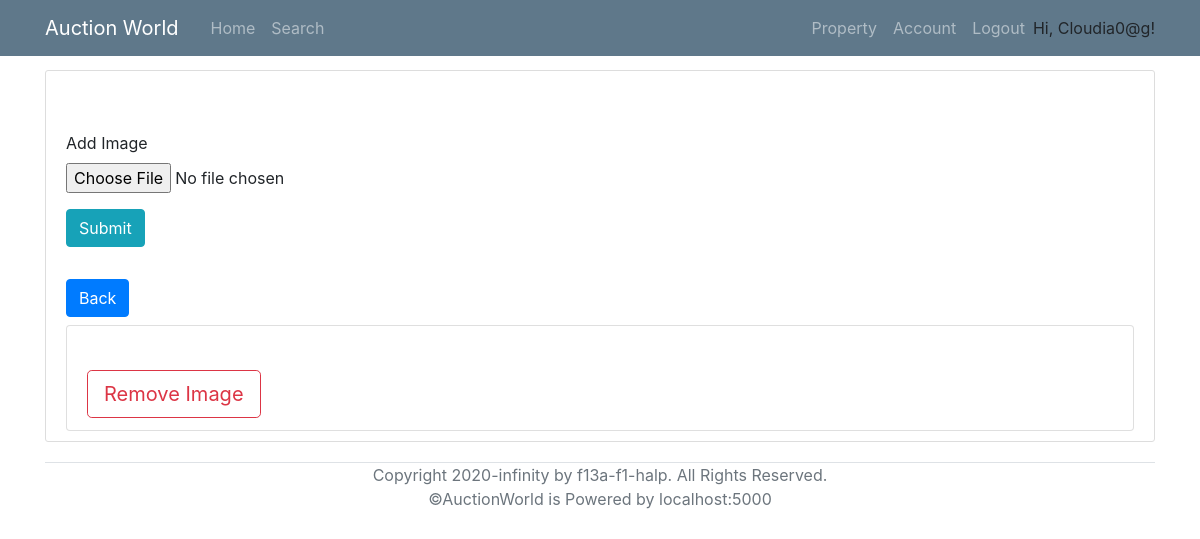
Page /propertyImage/2 (signed in) on the earlier database version.
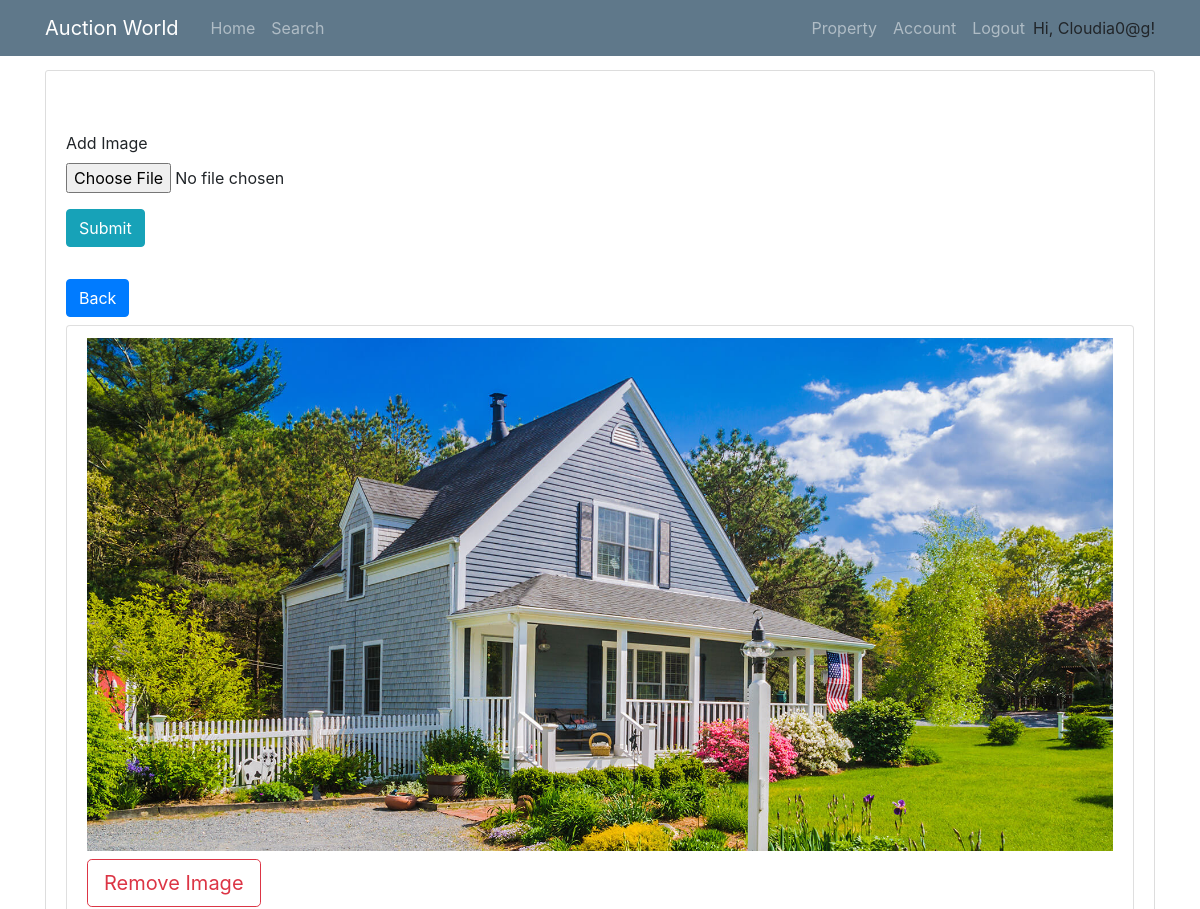
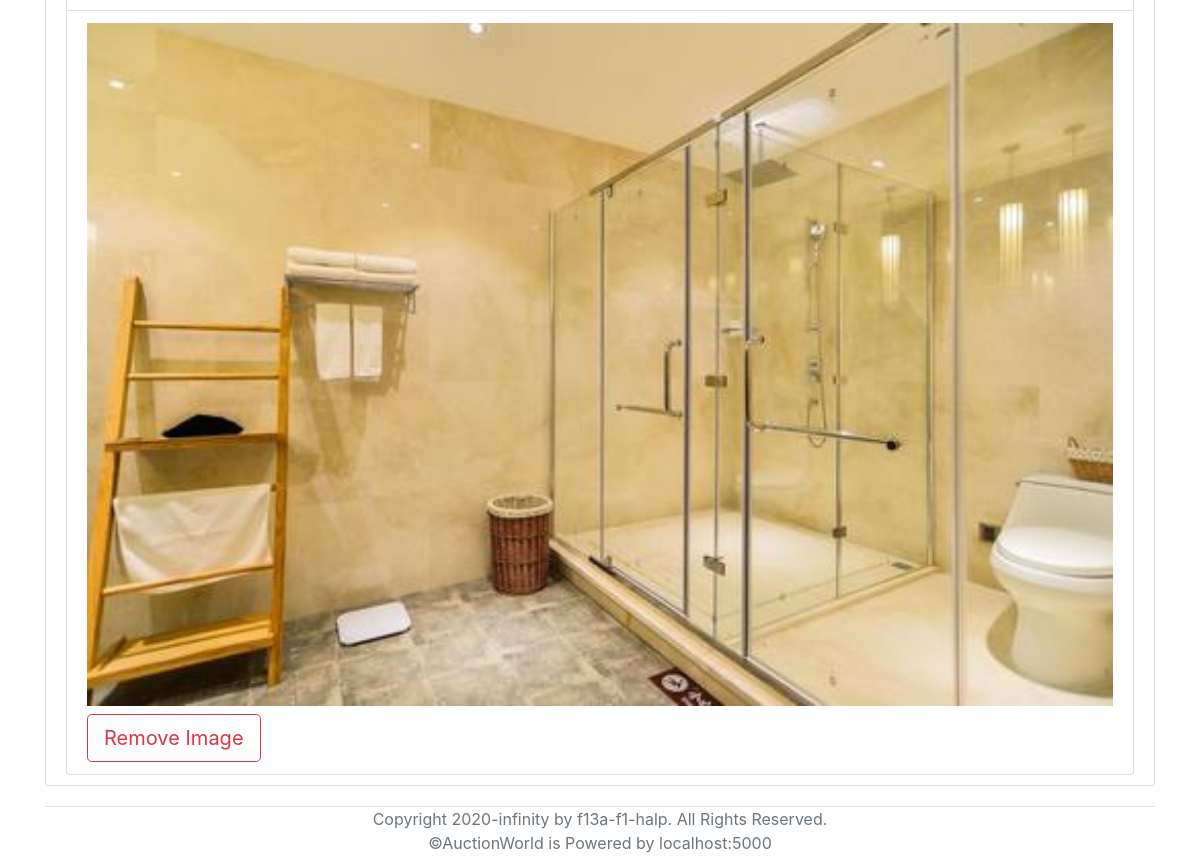
Same page on the later database version (2 pictures, top to bottom).
### models.py (models this page shows, shortened)
class User(UserMixin, db.Model):
    __tablename__ = 'User'
    id = db.Column(db.Integer, primary_key = True)
    login_name = db.Column(db.String(collation='NOCASE') ,unique=True, nullable=False)
    email = db.Column(db.String, unique=True, nullable=False)
    password_hash = db.Column(db.String, nullable=False)
    address = db.Column(db.String(1000), nullable=False)
    date_of_birth = db.Column(db.DateTime, nullable=False)
    phone_number = db.Column(db.String, nullable=False)
    id_confirmation = db.Column(db.String(100), nullable=True)
    auctionId = db.relationship('AuctionDetails', backref='seller', lazy='dynamic')
    properties = db.relationship('Property', backref='sellerID', lazy='dynamic')
    cards = db.relationship('BankDetails', backref='user', lazy='dynamic')
    registeredProperties = db.relationship('Property',secondary=lambda: RegisteredAssociation.__table__, backref="RegisteredBidders")

class Photos(db.Model):
    __tablename__ = 'Photos'
    id = db.Column(db.Integer, primary_key = True)
    photo = db.Column(db.String)
    property_id = db.Column(db.Integer, db.ForeignKey('Property.id'))

### routes.py (the view, shortened to what this page needs)
@app.route('/propertyImage/<p_id>', methods=['POST','GET'])
@login_required
def property_image(p_id):
    p = Property.query.filter_by(seller=current_user.id, id=p_id).all()
    img = Photos.query.filter_by(property_id=p_id).all()
    form = AddImageForm()
    return render_template('propertyImage.html', form=form, image=img, property=p_id)

### forms.py
class AddImageForm(FlaskForm):
    image = FileField('Add Image', validators=[FileAllowed(['jpg', 'png'])])
    submit = SubmitField('Submit')

### models.py (called while the page is built)
@login_manager.user_loader
def load_user(id):
    return User.query.get(id)

### templates/propertyImage.html (shortened to what this page needs)
{% extends "base.html" %}
{% block content %}
<div class="content-section">
    <form action="" method="POST" action="/property" enctype="multipart/form-data" style="margin-top: 50px;" novalidate>
        <fieldset class="form-group">
            <div class="form-group">
                {{ form.image.label }}<br>
                {% if form.image.errors %}
                    {{ form.image(class="form-control form-control-lg is-invalid") }}
                    <div class="invalid-feedback">
                        {% for error in form.image.errors %}
                            <span>{{ error }}</span>
                        {% endfor %}
                    </div>
                {% else %}
                    {{ form.image }}
                {% endif %}
            </div>
            <div class="form-group">{{ form.submit(class="btn btn-info") }}</div>
        </fieldset>
    </form>
    <a href="{{ url_for('property_list') }}"><button class="btn btn-primary mb-2">Back</button></a>
    <ul class='list-group'>
        {% for i in image %}
            <li class='list-group-item'>
                <img src="/static/propertyImage/{{ i.photo }}" alt="" style="width: 100%;">
                <br>
                <a href="{{ url_for('remove_image', p_id = property, i_id = i.id) }}" onclick = "{if (confirm ( 'Are you sure?')) {this. document.formname.submit (); return true;} return false;} "><button class='btn btn-outline-danger btn-lg mt-2' type="submit">Remove Image</button></a>
            </li>
        {% endfor %}
        </ul>
</div>
{% endblock %}

### templates/base.html (shortened to what this page needs)
<!DOCTYPE html>
<html lang="en">
<head>
    <link rel="stylesheet" type="text/css" href="../static/css/main.css">
    <link rel="stylesheet" href="https://maxcdn.bootstrapcdn.com/bootstrap/4.0.0/css/bootstrap.min.css">
</head>
<body>
    <header class="site-header">
        <nav class="navbar navbar-expand-md navbar-dark bg-steel fixed-top">
          <div class="container">
            <a class="navbar-brand mr-4" href="/" >Auction World</a>
            <div class="collapse navbar-collapse" id="navbarToggle">
              <div class="navbar-nav mr-auto">
                <a class="nav-item nav-link" href="{{ url_for('home') }}">Home</a>
                <a class="nav-item nav-link" href="/search">Search</a>
              </div>
              <div class="navbar-nav">
                {% if current_user.is_authenticated %}
                  <a class="nav-item nav-link" href="/property">Property</a>
                  <a class="nav-item nav-link" href={{ url_for("account", login_name=current_user.login_name) }}>Account</a>
                  <a class="nav-item nav-link" href="/logout">Logout</a>
                  <p style="margin-top: 8px; margin-bottom: 0px;">Hi, {{ current_user.login_name }}!</p>
                {% endif %}
              </div>
            </div>
          </div>
        </nav>
      </header>
      <main role="main" class="container" style="margin-top: 70px;">
        <div class="row">
          <div class="col-md-12">
            {% block content %}{% endblock %}
          </div>
        </div>
        <div class="border-top relative-bottom text-center text-muted mb-2" >
          Copyright 2020-infinity by f13a-f1-halp. All Rights Reserved. <br>
          ©AuctionWorld is Powered by localhost:5000
        </div>
      </main>
</body>
</html>

### static/css/main.css (style rules this page uses)
body { background: #fafafa; color: #333333; margin-top: 5rem; }
.bg-steel { background-color: #5f788a; }
.site-header .navbar-nav .nav-link { color: #cbd5db; }
.content-section { background: #ffffff; padding: 10px 20px; border: 1px solid #dddddd; border-radius: 3px; margin-bottom: 20px; }

Differences in the rows shown:
changed Photos (number 1 of 2 on the later page): photo: picture added
added Photos: photo (picture)
